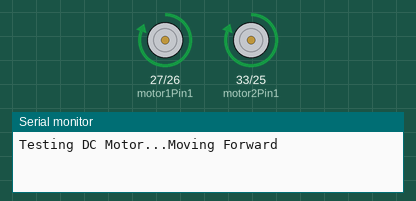
Recording of a sketch running on a simulated ESP32. Parts: motor-driver pin pairs drawn as motors (green arrow = first pin HIGH = forward, orange = second pin HIGH = backward, longer = more drive, scaled by the enable pin), the last lines printed to the serial monitor.

Above: at 1.0 s.
At 2.5 s:
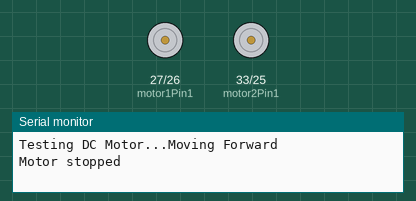
At 4.0 s:
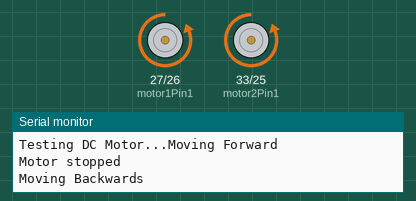
Timing chart, 0 to 7.8 s (numbered marks = the images above):
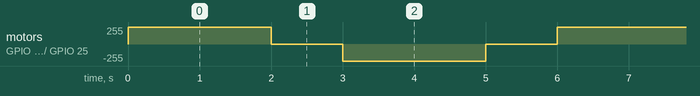

Measured:
- by itself, motor on GPIO 27 (motor1Pin1) / GPIO 26 (motor1Pin2), motor on GPIO 33 (motor2Pin1) / GPIO 25 (motor2Pin2): repeats every 6.0 s: stopped 1.0 s, backward 255/255 2.0 s, stopped 1.0 s, forward 255/255 2.0 s

The sketch:

ESP32_DC_Motor.ino
```cpp
/*********
  Rui Santos
  Complete project details at http://randomnerdtutorials.com
*********/

// Motor A
int motor1Pin1 = 27;
int motor1Pin2 = 26;
int enable1Pin = 14;

int motor2Pin1 = 33;
int motor2Pin2 = 25;
int enable2Pin = 32;

// Setting PWM properties
const int freq = 30000;
const int pwmChannel = 0;
const int resolution = 8;
int dutyCycle = 255;

void setup() {
  // sets the pins as outputs:
  pinMode(motor1Pin1, OUTPUT);
  pinMode(motor1Pin2, OUTPUT);
  pinMode(enable1Pin, OUTPUT);
  pinMode(motor2Pin1, OUTPUT);
  pinMode(motor2Pin2, OUTPUT);
  pinMode(enable2Pin, OUTPUT);

  // configure LED PWM functionalitites
  ledcSetup(pwmChannel, freq, resolution);

  // attach the channel to the GPIO to be controlled
  ledcAttachPin(enable1Pin, pwmChannel);
  ledcAttachPin(enable2Pin, pwmChannel);


  Serial.begin(115200);

  // testing
  Serial.print("Testing DC Motor...");
}

void loop() {
  ledcWrite(pwmChannel, dutyCycle);
  // Move the DC motor forward at maximum speed
  Serial.println("Moving Forward");
  digitalWrite(motor1Pin1, HIGH);
  digitalWrite(motor1Pin2, LOW);
  digitalWrite(motor2Pin1, HIGH);
  digitalWrite(motor2Pin2, LOW);
  delay(2000);

  // Stop the DC motor
  Serial.println("Motor stopped");
  digitalWrite(motor1Pin1, LOW);
  digitalWrite(motor1Pin2, LOW);
  digitalWrite(motor2Pin1, LOW);
  digitalWrite(motor2Pin2, LOW);
  delay(1000);

  // Move DC motor backwards at maximum speed
  Serial.println("Moving Backwards");
  digitalWrite(motor1Pin1, LOW);
  digitalWrite(motor1Pin2, HIGH);
  digitalWrite(motor2Pin1, LOW);
  digitalWrite(motor2Pin2, HIGH);
  delay(2000);

  // Stop the DC motor
  Serial.println("Motor stopped");
  digitalWrite(motor1Pin1, LOW);
  digitalWrite(motor1Pin2, LOW);
  digitalWrite(motor2Pin1, LOW);
  digitalWrite(motor2Pin2, LOW);
  delay(1000);

  // Move DC motor forward with increasing speed
//  digitalWrite(motor1Pin1, HIGH);
//  digitalWrite(motor1Pin2, LOW);
//  digitalWrite(motor2Pin1, HIGH);
//  digitalWrite(motor2Pin2, LOW);
//  while (dutyCycle <= 255){
//    ledcWrite(pwmChannel, dutyCycle);
//    Serial.print("Forward with duty cycle: ");
//    Serial.println(dutyCycle);
//    dutyCycle = dutyCycle + 5;
//    delay(500);
//  }
//  dutyCycle = 200;
}
```
